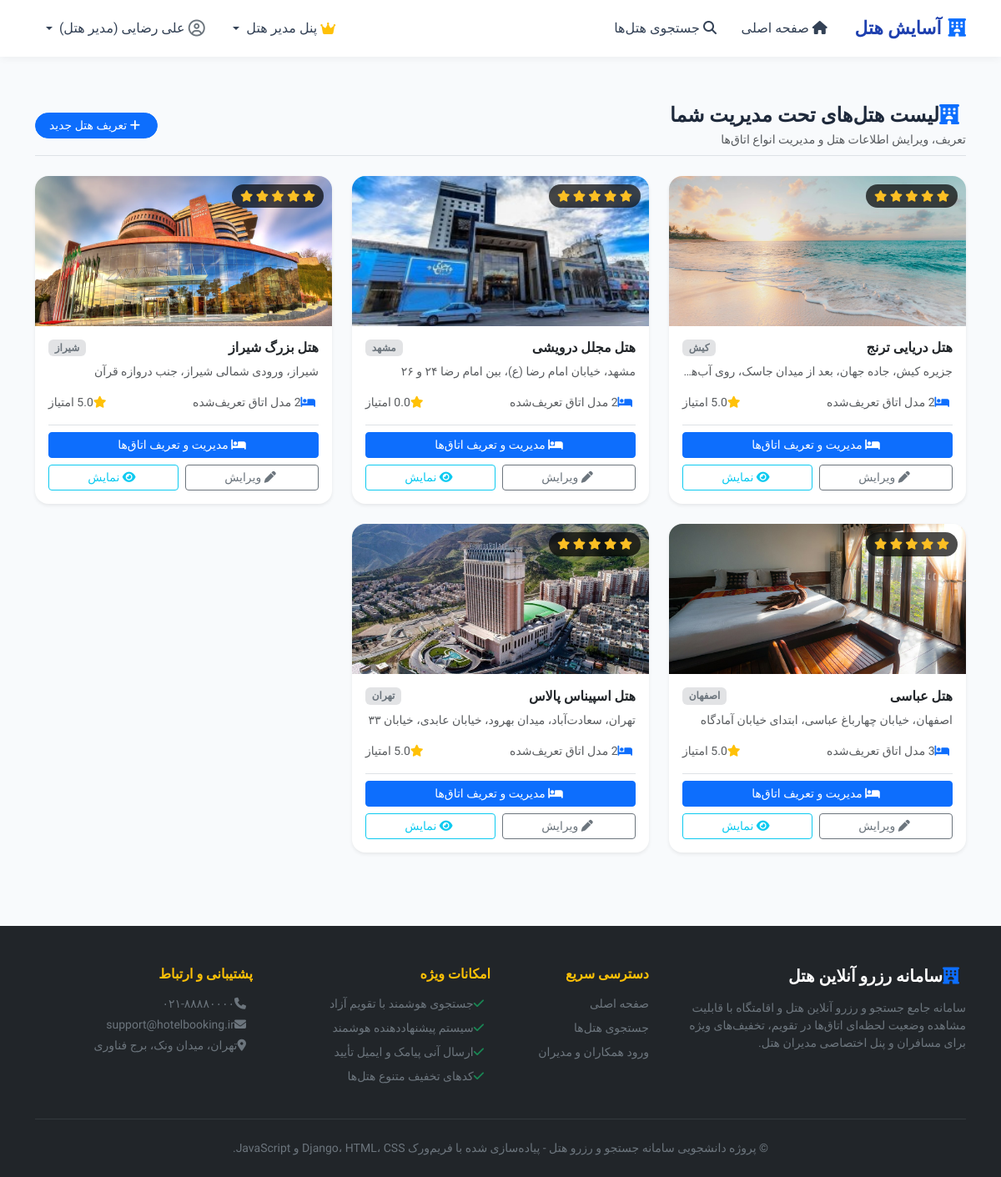
The page /bookings/manager/hotels/ (signed in) on the database its author committed.
### accounts/models.py (models this page shows, shortened)
class User(AbstractUser):
    ROLE_CHOICES = (
        ('customer', 'مشتری / مسافر'),
        ('manager', 'مدیر هتل'),
    )
    role = models.CharField(
        max_length=20,
        choices=ROLE_CHOICES,
        default='customer',
        verbose_name="نقش کاربری"
    )
    phone = models.CharField(
        max_length=20,
        blank=True,
        null=True,
        verbose_name="شماره همراه"
    )
    favorite_city = models.CharField(
        max_length=100,
        blank=True,
        null=True,
        verbose_name="شهر مورد علاقه (جهت پیشنهاد هوشمند)"
    )
    preferred_min_price = models.DecimalField(
        max_digits=12,
        decimal_places=0,
        null=True,
        blank=True,
        verbose_name="حداقل بودجه پیشنهادی (تومان)"
    )
    preferred_max_price = models.DecimalField(
        max_digits=12,
        decimal_places=0,
        null=True,
        blank=True,
        verbose_name="حداکثر بودجه پیشنهادی (تومان)"
    )
    @property
    def is_hotel_manager(self):
        return self.role == 'manager' or self.is_superuser
    @property
    def display_name(self):
        if self.first_name or self.last_name:
            return f"{self.first_name} {self.last_name}".strip()
        return self.username

### hotels/models.py (models this page shows, shortened)
class Hotel(models.Model):
    STAR_CHOICES = [(i, f"{i} ستاره") for i in range(1, 6)]
    manager = models.ForeignKey(
        settings.AUTH_USER_MODEL,
        on_delete=models.CASCADE,
        related_name='hotels',
        verbose_name="مدیر هتل"
    )
    name = models.CharField(max_length=200, verbose_name="نام هتل")
    city = models.CharField(max_length=100, verbose_name="شهر")
    address = models.TextField(verbose_name="آدرس دقیق")
    stars = models.PositiveSmallIntegerField(
        choices=STAR_CHOICES,
        default=3,
        verbose_name="تعداد ستاره"
    )
    description = models.TextField(verbose_name="توضیحات و معرفی هتل")
    phone = models.CharField(max_length=30, verbose_name="شماره تماس پذیرش")
    email = models.EmailField(blank=True, null=True, verbose_name="ایمیل هتل")
    image = models.ImageField(upload_to='hotels/', blank=True, null=True, verbose_name="تصویر شاخص هتل")
    latitude = models.FloatField(default=35.6892, verbose_name="عرض جغرافیایی (Latitude)")
    longitude = models.FloatField(default=51.3890, verbose_name="طول جغرافیایی (Longitude)")
    created_at = models.DateTimeField(auto_now_add=True, verbose_name="تاریخ ثبت")
    class Meta:
        verbose_name = "هتل"
        verbose_name_plural = "هتل‌ها"
        ordering = ['-created_at']
    @property
    def average_rating(self):
        avg = self.reviews.aggregate(Avg('rating'))['rating__avg']
        return round(avg, 1) if avg else 0.0

### bookings/views.py (the view)
# urls.py: path('manager/hotels/', views.manager_hotels_view, name='manager_hotels'),
@login_required
@user_passes_test(is_manager, login_url='accounts:login')
def manager_hotels_view(request):
    hotels = Hotel.objects.filter(manager=request.user) if not request.user.is_superuser else Hotel.objects.all()
    return render(request, 'bookings/manager/hotel_list.html', {'hotels': hotels})

### bookings/views.py (called while the page is built)
def is_manager(user):
    return user.is_authenticated and (user.is_hotel_manager or user.is_superuser)

### templates/bookings/manager/hotel_list.html (shortened to what this page needs)
{% extends 'base.html' %}
{% block content %}
<div class="container py-3">
    <div class="d-flex justify-content-between align-items-center mb-4 pb-2 border-bottom">
        <div>
            <h4 class="fw-bold mb-1"><i class="fa-solid fa-hotel text-primary ms-2"></i>لیست هتل‌های تحت مدیریت شما</h4>
            <p class="text-muted small mb-0">تعریف، ویرایش اطلاعات هتل و مدیریت انواع اتاق‌ها</p>
        </div>
        <a href="{% url 'bookings:manager_hotel_create' %}" class="btn btn-primary btn-sm px-3 rounded-pill">
            <i class="fa-solid fa-plus ms-1"></i> تعریف هتل جدید
        </a>
    </div>
    <div class="row g-4">
        {% for hotel in hotels %}
            <div class="col-md-6 col-lg-4">
                <div class="card border-0 shadow-sm rounded-4 overflow-hidden h-100">
                    <div style="height: 180px; position: relative;">
                        {% if hotel.image %}
                            <img src="{{ hotel.image.url }}" alt="{{ hotel.name }}" class="w-100 h-100" style="object-fit: cover;">
                        {% else %}
                            <img src="https://images.unsplash.com/photo-1566073771259-6a8506099945?auto=format&fit=crop&w=600&q=80" alt="{{ hotel.name }}" class="w-100 h-100" style="object-fit: cover;">
                        {% endif %}
                        <div class="stars-badge">
                            {% for i in "12345" %}
                                {% if forloop.counter <= hotel.stars %}
                                    <i class="fa-solid fa-star"></i>
                                {% endif %}
                            {% endfor %}
                        </div>
                    </div>
                    <div class="p-3 d-flex flex-column flex-grow-1">
                        <div class="d-flex justify-content-between align-items-center mb-2">
                            <h5 class="fw-bold fs-6 mb-0">{{ hotel.name }}</h5>
                            <span class="badge bg-secondary-subtle text-secondary">{{ hotel.city }}</span>
                        </div>
                        <p class="text-muted small text-truncate mb-3">{{ hotel.address }}</p>
                        <div class="d-flex justify-content-between align-items-center text-muted small mb-3">
                            <span><i class="fa-solid fa-bed text-primary ms-1"></i>{{ hotel.rooms.count }} مدل اتاق تعریف‌شده</span>
                            <span><i class="fa-solid fa-star text-warning ms-1"></i>{{ hotel.average_rating }} امتیاز</span>
                        </div>
                        <div class="mt-auto pt-2 border-top d-grid gap-2">
                            <a href="{% url 'bookings:manager_rooms' hotel.id %}" class="btn btn-primary btn-sm">
                                <i class="fa-solid fa-bed ms-1"></i> مدیریت و تعریف اتاق‌ها
                            </a>
                            <div class="d-flex gap-2">
                                <a href="{% url 'bookings:manager_hotel_edit' hotel.id %}" class="btn btn-outline-secondary btn-sm flex-fill">
                                    <i class="fa-solid fa-pen ms-1"></i> ویرایش
                                </a>
                                <a href="{% url 'hotels:hotel_detail' hotel.id %}" target="_blank" class="btn btn-outline-info btn-sm flex-fill">
                                    <i class="fa-solid fa-eye ms-1"></i> نمایش
                                </a>
                            </div>
                        </div>
                    </div>
                </div>
            </div>
        {% endfor %}
    </div>
</div>
{% endblock %}

### templates/base.html (shortened to what this page needs)
{% load static %}
<!DOCTYPE html>
<html lang="fa" dir="rtl">
<head>
    <link rel="stylesheet" href="https://cdn.jsdelivr.net/npm/bootstrap@5.3.3/dist/css/bootstrap.rtl.min.css">
    <link rel="stylesheet" href="https://cdnjs.cloudflare.com/ajax/libs/font-awesome/6.5.1/css/all.min.css">
    <link rel="stylesheet" href="{% static 'css/style.css' %}">
    <link rel="stylesheet" href="{% static 'css/persian-datepicker.css' %}">
</head>
<body>
    <nav class="navbar navbar-expand-lg sticky-top">
        <div class="container">
            <a class="navbar-brand" href="{% url 'hotels:home' %}">
                <i class="fa-solid fa-hotel text-primary"></i>
                <span>آسایش هتل</span>
            </a>
            <div class="collapse navbar-collapse" id="navbarContent">
                <ul class="navbar-nav me-auto mb-2 mb-lg-0">
                    <li class="nav-item">
                        <a class="nav-link" href="{% url 'hotels:home' %}">
                            <i class="fa-solid fa-house ms-1"></i> صفحه اصلی
                        </a>
                    </li>
                    <li class="nav-item">
                        <a class="nav-link" href="{% url 'hotels:hotel_list' %}">
                            <i class="fa-solid fa-magnifying-glass ms-1"></i> جستجوی هتل‌ها
                        </a>
                    </li>
                </ul>
                <ul class="navbar-nav ms-auto align-items-lg-center gap-2">
                    {% if user.is_authenticated %}
                        {% if user.is_hotel_manager %}
                            <li class="nav-item dropdown">
                                <a class="nav-link dropdown-toggle btn btn-outline-primary btn-sm px-3 text-primary d-flex align-items-center gap-1" href="#" role="button" data-bs-toggle="dropdown">
                                    <i class="fa-solid fa-crown text-warning"></i>
                                    <span>پنل مدیر هتل</span>
                                </a>
                            </li>
                        {% endif %}
                        <li class="nav-item dropdown">
                            <a class="nav-link dropdown-toggle d-flex align-items-center gap-1" href="#" role="button" data-bs-toggle="dropdown">
                                <i class="fa-regular fa-circle-user fa-lg text-secondary"></i>
                                <span>{{ user.display_name }}</span>
                            </a>
                        </li>
                    {% endif %}
                </ul>
            </div>
        </div>
    </nav>
    <main class="py-4">
        {% block content %}{% endblock %}
    </main>
    <footer class="bg-dark text-white pt-5 pb-4 mt-5">
        <div class="container">
            <div class="row g-4">
                <div class="col-lg-4 col-md-6">
                    <h5 class="fw-bold mb-3"><i class="fa-solid fa-hotel text-primary ms-2"></i>سامانه رزرو آنلاین هتل</h5>
                    <p class="text-secondary small leading-relaxed">
                        سامانه جامع جستجو و رزرو آنلاین هتل و اقامتگاه با قابلیت مشاهده وضعیت لحظه‌ای اتاق‌ها در تقویم، تخفیف‌های ویژه برای مسافران و پنل اختصاصی مدیران هتل.
                    </p>
                </div>
                <div class="col-lg-2 col-md-6">
                    <h6 class="fw-bold mb-3 text-warning">دسترسی سریع</h6>
                    <ul class="list-unstyled small">
                        <li class="mb-2"><a href="{% url 'hotels:home' %}" class="text-secondary text-decoration-none hover-white">صفحه اصلی</a></li>
                        <li class="mb-2"><a href="{% url 'hotels:hotel_list' %}" class="text-secondary text-decoration-none">جستجوی هتل‌ها</a></li>
                        <li class="mb-2"><a href="{% url 'accounts:login' %}" class="text-secondary text-decoration-none">ورود همکاران و مدیران</a></li>
                    </ul>
                </div>
                <div class="col-lg-3 col-md-6">
                    <h6 class="fw-bold mb-3 text-warning">امکانات ویژه</h6>
                    <ul class="list-unstyled small text-secondary">
                        <li class="mb-2"><i class="fa-solid fa-check text-success ms-2"></i>جستجوی هوشمند با تقویم آزاد</li>
                        <li class="mb-2"><i class="fa-solid fa-check text-success ms-2"></i>سیستم پیشنهاددهنده هوشمند</li>
                        <li class="mb-2"><i class="fa-solid fa-check text-success ms-2"></i>ارسال آنی پیامک و ایمیل تأیید</li>
                        <li class="mb-2"><i class="fa-solid fa-check text-success ms-2"></i>کدهای تخفیف متنوع هتل‌ها</li>
                    </ul>
                </div>
                <div class="col-lg-3 col-md-6">
                    <h6 class="fw-bold mb-3 text-warning">پشتیبانی و ارتباط</h6>
                    <p class="text-secondary small mb-1"><i class="fa-solid fa-phone ms-2"></i>۰۲۱-۸۸۸۸۰۰۰۰</p>
                    <p class="text-secondary small mb-1"><i class="fa-solid fa-envelope ms-2"></i>support@hotelbooking.ir</p>
                    <p class="text-secondary small"><i class="fa-solid fa-location-dot ms-2"></i>تهران، میدان ونک، برج فناوری</p>
                </div>
            </div>
            <hr class="border-secondary my-4">
            <div class="text-center text-secondary small">
                © پروژه دانشجویی سامانه جستجو و رزرو هتل - پیاده‌سازی شده با فریم‌ورک Django، HTML، CSS و JavaScript.
            </div>
        </div>
    </footer>
</body>
</html>

### static/css/style.css (style rules this page uses)
:root { --primary-color: #1e40af; --primary-hover: #1d4ed8; --secondary-color: #0d9488; --accent-color: #f59e0b; --bg-light: #f8fafc; --card-shadow: 0 4px 6px -1px rgba(0, 0, 0, 0.08), 0 2px 4px -2px rgba(0, 0, 0, 0.05); --hover-shadow: 0 10px 15px -3px rgba(0, 0, 0, 0.1), 0 4px 6px -4px rgba(0, 0, 0, 0.08); }
body { font-family: 'Vazirmatn', -apple-system, BlinkMacSystemFont, "Segoe UI", Roboto, sans-serif; background-color: var(--bg-light); color: #1e293b; min-height: 100vh; display: flex; flex-direction: column; }
main { flex: 1; }
.navbar { background: #ffffff; box-shadow: 0 2px 10px rgba(0, 0, 0, 0.05); padding: 0.8rem 1rem; }
.navbar-brand { font-weight: 800; font-size: 1.35rem; color: var(--primary-color) !important; display: flex; align-items: center; gap: 0.5rem; }
.nav-link { font-weight: 500; color: #334155 !important; transition: color 0.2s ease; padding: 0.5rem 0.8rem !important; }
.stars-badge { position: absolute; top: 10px; right: 10px; background: rgba(0, 0, 0, 0.7); color: #fbbf24; padding: 4px 10px; border-radius: 20px; font-size: 0.85rem; backdrop-filter: blur(4px); }

### rows shown on the page
User: display_name "علی رضایی (مدیر هتل)"
Hotel: image (picture), stars 5 (drawn), name "هتل دریایی ترنج", city "کیش"
Hotel: image (picture), stars 5 (drawn), name "هتل مجلل درویشی", city "مشهد", address "مشهد، خیابان امام رضا (ع)، بین امام رضا ۲۴ و ۲۶"
Hotel: image (picture), stars 5 (drawn), name "هتل بزرگ شیراز", city "شیراز", address "شیراز، ورودی شمالی شیراز، جنب دروازه قرآن"
Hotel: image (picture), stars 5 (drawn), name "هتل عباسی", city "اصفهان", address "اصفهان، خیابان چهارباغ عباسی، ابتدای خیابان آمادگاه"
Hotel: image (picture), stars 5 (drawn), name "هتل اسپیناس پالاس", city "تهران", address "تهران، سعادت‌آباد، میدان بهرود، خیابان عابدی، خیابان ۳۳"
